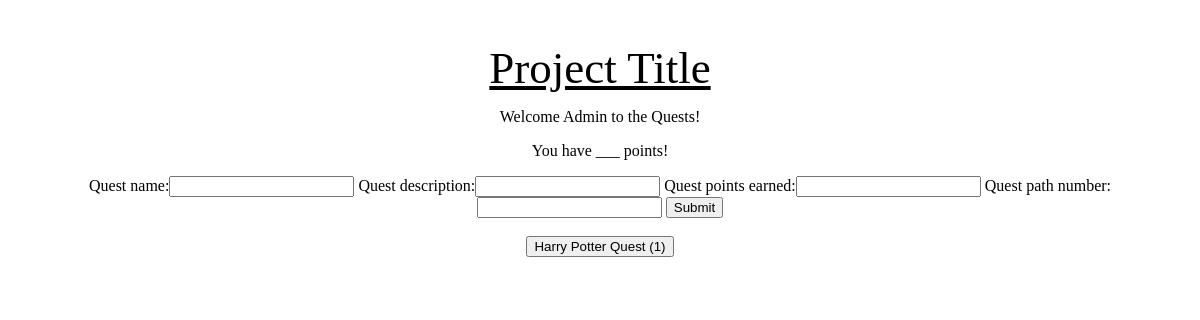
The page /quest/admin_home on the database as committed earlier.
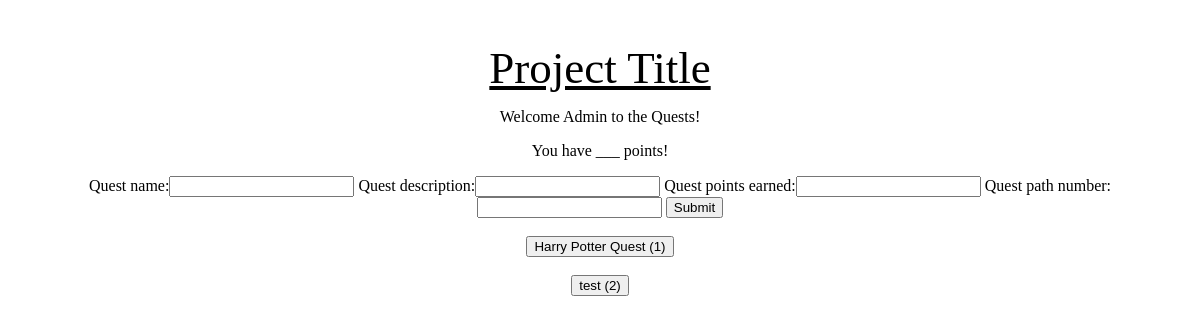
The same page on the database as committed later.
### quest_extension/models.py (models this page shows)
class Quest(models.Model):
    quest_name = models.CharField(unique=True, max_length=250)
    quest_description = models.CharField(max_length=1000, blank=True, null=True)
    quest_points_earned = models.IntegerField()
    deleted = models.BooleanField(default=False)
    time_modified = models.DateTimeField(auto_now=True)
    quest_path_number = models.IntegerField(unique=True)

### quest_extension/views.py (the view, shortened to what this page needs)
# urls.py: path('admin_home', views.admin_home),
def admin_home(request):
    quests = Quest.objects.all()
    quest_form = QuestForm()
    context = {'quests':quests, 'quest_form': quest_form}
    return render(request, 'quest_extension/admin_home.html', context)

### quest_extension/forms.py
class QuestForm(forms.ModelForm):
    class Meta:
        model = models.Quest
        fields = ['quest_name', 'quest_description', 'quest_points_earned', 'quest_path_number']

### quest_extension/templates/quest_extension/admin_home.html (shortened to what this page needs)
{% load static %}
<!DOCTYPE html>
<html lang="en">
    <head>
    <link rel="stylesheet" type="text/css" href="{% static 'quest_extension/admin_home_style.css' %}">
    </head>
    <body>
	<h1>Project Title</h1>
	<p>Welcome Admin to the Quests!</p>
	<p>You have ___ points!</p>
    <form method='POST'>
    {{ quest_form }}
    <button type='submit'>Submit</button>
    </form>
    {% for quest in quests %}
    <br>
    <form method='GET' action='/quest/admin_quest_page/{{quest.quest_name}}'>
        <button type='submit'>{{quest.quest_name}} ({{quest.quest_path_number }})</button>
    </form>
    {% endfor %}
    </body>
</html>

Rows that differ between the two databases and show on the page:
added Quest: quest_name "test", quest_path_number "2"
